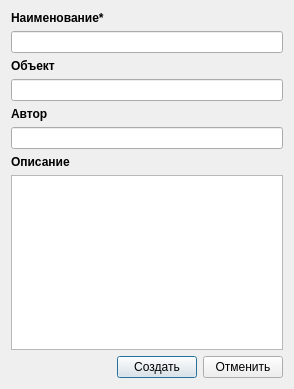
<?xml version="1.0" encoding="UTF-8"?>
<ui version="4.0">
 <class>frmCreateProj</class>
 <widget class="QDialog" name="frmCreateProj">
  <property name="geometry">
   <rect>
    <x>0</x>
    <y>0</y>
    <width>294</width>
    <height>389</height>
   </rect>
  </property>
  <property name="windowTitle">
   <string>Новый проект</string>
  </property>
  <layout class="QVBoxLayout" name="verticalLayout">
   <item>
    <widget class="QLabel" name="label">
     <property name="font">
      <font>
       <bold>true</bold>
      </font>
     </property>
     <property name="text">
      <string>Наименование*</string>
     </property>
    </widget>
   </item>
   <item>
    <widget class="QLineEdit" name="lineName"/>
   </item>
   <item>
    <widget class="QLabel" name="label_2">
     <property name="font">
      <font>
       <bold>true</bold>
      </font>
     </property>
     <property name="text">
      <string>Объект</string>
     </property>
    </widget>
   </item>
   <item>
    <widget class="QLineEdit" name="lineObject"/>
   </item>
   <item>
    <widget class="QLabel" name="label_3">
     <property name="font">
      <font>
       <bold>true</bold>
      </font>
     </property>
     <property name="text">
      <string>Автор</string>
     </property>
    </widget>
   </item>
   <item>
    <widget class="QLineEdit" name="lineAuthor"/>
   </item>
   <item>
    <widget class="QLabel" name="label_4">
     <property name="font">
      <font>
       <bold>true</bold>
      </font>
     </property>
     <property name="text">
      <string>Описание</string>
     </property>
    </widget>
   </item>
   <item>
    <widget class="QTextEdit" name="textDescription"/>
   </item>
   <item>
    <layout class="QHBoxLayout" name="horizontalLayout">
     <item>
      <spacer name="horizontalSpacer">
       <property name="orientation">
        <enum>Qt::Horizontal</enum>
       </property>
       <property name="sizeHint" stdset="0">
        <size>
         <width>138</width>
         <height>20</height>
        </size>
       </property>
      </spacer>
     </item>
     <item>
      <widget class="QPushButton" name="btnCreate">
       <property name="text">
        <string>Создать</string>
       </property>
      </widget>
     </item>
     <item>
      <widget class="QPushButton" name="bntCancel">
       <property name="text">
        <string>Отменить</string>
       </property>
      </widget>
     </item>
    </layout>
   </item>
  </layout>
 </widget>
 <layoutdefault spacing="6" margin="11"/>
 <resources/>
 <connections/>
 <slots>
  <slot>projCreate()</slot>
  <slot>projCancel()</slot>
 </slots>
</ui>
